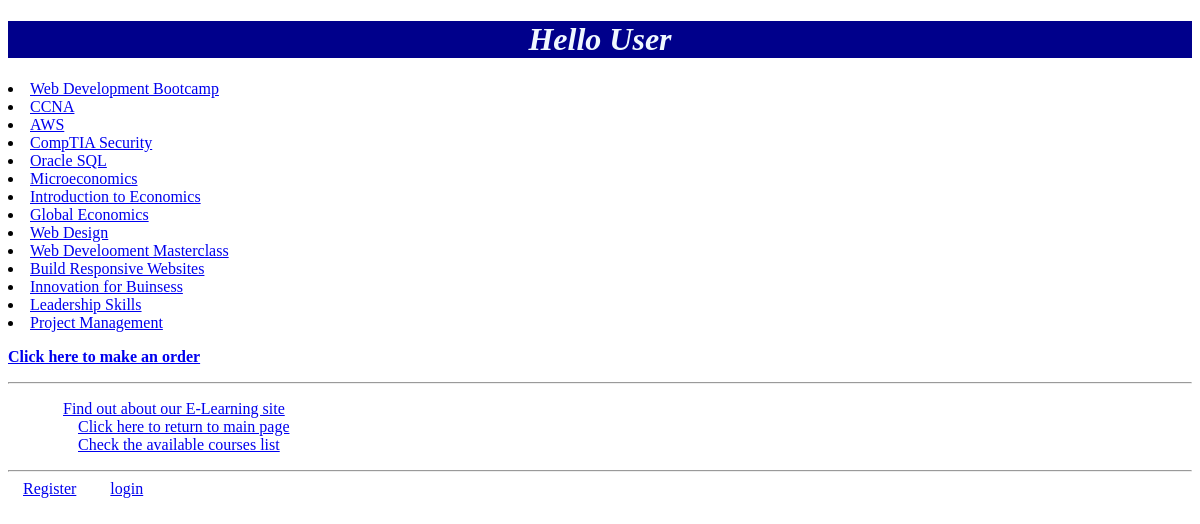
The app's page /Myapp/courses with its own data.
### Myapp/models.py (models this page shows, shortened)
class Course(models.Model):
    topic = models.ForeignKey(Topic, related_name='courses', on_delete=models.CASCADE)
    name = models.CharField(max_length=200)
    price = models.DecimalField(max_digits=10, decimal_places=2, validators=[validate_price])
    for_everyone = models.BooleanField(default=True)
    description = models.TextField(max_length=300, null=True, blank=True)
    interested = models.PositiveIntegerField(default=0)
    stages = models.PositiveIntegerField(default=3)

### Myapp/views.py (the view)
# urls.py: path(r'courses', views.courses, name='course_list'),
def courses(request):
    courlist = Course.objects.all().order_by('id')
    return render(request, 'Myapp/courses.html', {'courlist': courlist})

### Myapp/templates/Myapp/courses.html (shortened to what this page needs)
{%  extends 'Myapp/base.html' %}
{% block body_block %}
<div>
    {% for cours in courlist %}
    <li><a href = {% url "Myapp:coursedetail" cours.id %}>{{ cours.name }}</a></li>
    {%  endfor for %}
</div>
<p><a href = {%  url "Myapp:place_order" %}><Strong>Click here to make an order</Strong></a></p>
{% endblock %}

### Myapp/templates/Myapp/base.html (shortened to what this page needs)
<!DOCTYPE html>
{%  load static %}
<html lang="en">
    <head>
            <link rel="stylesheet" type="text/css" href={%  static 'Myapp/style.css' %} />
    </head>
    <body>
        <div>
            {% if request.user.is_authenticated %}
                <h1>{% block myhdg %}Hello {{request.user.username }} {% endblock %}</h1>
            {%  else %}
                <h1>Hello User </h1>
            {% endif %}
            {% block body_block %}***{% endblock %}
        </div>
        <hr />
        <div>
            <ul>
                <li class="hbar1"><a href="/Myapp/about" >Find out about our E-Learning site</a><br></li>
                <li class="hbar1"><a href={% url 'Myapp:index' %}>Click here to return to main page</a><br></li>
                <li class="hbar1"><a href={% url 'Myapp:course_list' %}>Check the available courses list</a></li>
            </ul>
        </div>
        <hr />
    <div>
        {% if request.user.is_authenticated %}
            <li class="hbar1"><a href={% url 'Myapp:logout' %}>Logout</a></li>
            <li class="hbar1"><a href={% url 'Myapp:myaccount' %}>My account</a><br></li>
        {% else %}
            <li class="hbar1"><a href="/Myapp/register" >Register</a></li>
             <li class="hbar1"><a href={% url 'Myapp:login' %}>login</a></li>
        {% endif %}
    </div>
    </body>
</html>

### Myapp/static/Myapp/style.css (style rules this page uses)
h1 { background-color: darkblue; color: aliceblue; font-size: xx-large; font-family:"Times New Roman", Times, serif; font-style: italic; text-align: center; }
.hbar1 { display: inline; margin: 15px; }

### records on screen
Course: name "Web Development Bootcamp"
Course: name "CCNA"
Course: name "AWS"
Course: name "CompTIA Security"
Course: name "Oracle SQL"
Course: name "Microeconomics"
Course: name "Introduction to Economics"
Course: name "Global Economics"
Course: name "Web Design"
Course: name "Web Develooment Masterclass"
Course: name "Build Responsive Websites"
Course: name "Innovation for Buinsess"
Course: name "Leadership Skills"
Course: name "Project Management"
